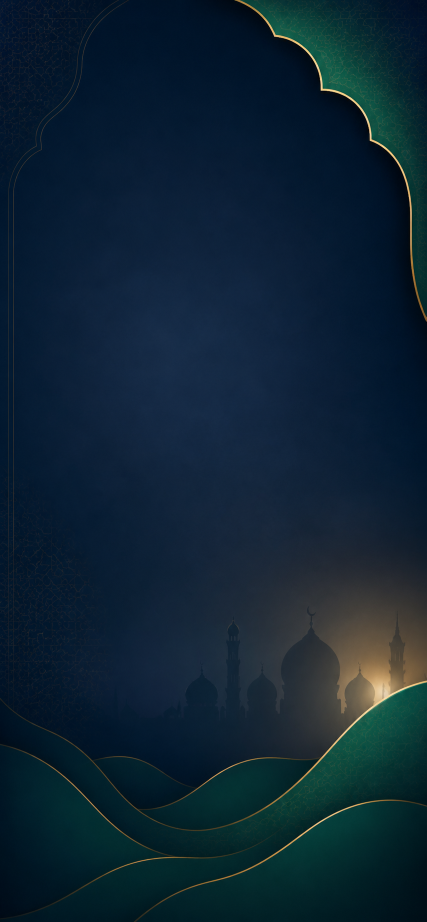
#> input picture store_assets/screenshots/brand_background.png, 853 x 1844 px (shown at 1/2 size)
$ python -i generate_store_screenshots.py   (imports and definitions only)
#> lines starting #> are read from the running program, lines starting #| are printed output that depends on the picture
"""Her Gün İslam için mağazaya yüklenebilir tanıtım görselleri üretir.

Kaynak emülatör görüntülerindeki Android sistem çubuklarını kırpar, uygulama
arayüzünü bozmadan marka arka planına yerleştirir ve her mağaza için ayrı ZIP
ile önizleme sayfası oluşturur.
"""

from __future__ import annotations

from dataclasses import dataclass
from pathlib import Path
from zipfile import ZIP_DEFLATED, ZipFile

from PIL import Image, ImageDraw, ImageFilter, ImageFont, ImageOps


ROOT = Path(__file__).resolve().parents[1]
ASSET_ROOT = ROOT / "store_assets" / "screenshots"
SOURCE_ROOT = ASSET_ROOT / "source"
BACKGROUND_PATH = ASSET_ROOT / "brand_background.png"
ICON_PATH = ROOT / "store_assets" / "play_store_icon_512.png"

FONT_REGULAR = Path(r"C:\Windows\Fonts\segoeui.ttf")
FONT_SEMIBOLD = Path(r"C:\Windows\Fonts\seguisb.ttf")
FONT_BOLD = Path(r"C:\Windows\Fonts\segoeuib.ttf")

NAVY = "#002542"
DEEP_NAVY = "#00192F"
GOLD = "#D5A94E"
IVORY = "#F7F5EF"
MINT = "#A9E8D8"
MAX_FILE_SIZE = 8 * 1024 * 1024


@dataclass(frozen=True)
class Screen:
    source: str
    slug: str
    title: str
    watch_focus_y: float


SCREENS = (
    Screen("01_home.png", "ana_sayfa", "Her güne manevi\nbir başlangıç", 0.20),
    Screen("02_prayer.png", "namaz_vakitleri", "Namaz vakitleri\nher şehirde yanında", 0.23),
    Screen("03_quran.png", "kuran", "Kur’an’ı oku, dinle\nve takip et", 0.24),
    Screen("04_daily_plan.png", "gunluk_plan", "Hedeflerini tamamla,\nserini büyüt", 0.24),
    Screen("05_share.png", "mesaj_paylasimi", "Mesajını tasarla\nve paylaş", 0.36),
    Screen("06_religious_days.png", "dini_gunler", "Dini günleri\nkolayca takip et", 0.24),
    Screen("07_widgets.png", "widgetlar", "Widget’larla\nher an yanında", 0.78),
)


@dataclass(frozen=True)
class StoreSpec:
    name: str
    size: tuple[int, int]
    layout: str
    screenshot_top: int
    screenshot_bottom: int
    max_screenshot_width: int
    brand_y: int
    brand_size: int
    title_y: int
    title_size: int
    title_spacing: int
    radius: int
    shadow_radius: int
    quality: int = 95
    headline_center_x: int | None = None
    screenshot_center_x: int | None = None


SPECS = (
    StoreSpec(
        name="google_play_phone_1080x1920",
        size=(1080, 1920),
        layout="stacked",
        screenshot_top=315,
        screenshot_bottom=1892,
        max_screenshot_width=775,
        brand_y=43,
        brand_size=25,
        title_y=102,
        title_size=56,
        title_spacing=4,
        radius=48,
        shadow_radius=28,
    ),
    StoreSpec(
        name="app_store_iphone_65_1242x2688",
        size=(1242, 2688),
        layout="stacked",
        screenshot_top=425,
        screenshot_bottom=2648,
        max_screenshot_width=1045,
        brand_y=66,
        brand_size=31,
        title_y=145,
        title_size=73,
        title_spacing=7,
        radius=58,
        shadow_radius=38,
    ),
    StoreSpec(
        name="app_store_ipad_13_2064x2752",
        size=(2064, 2752),
        layout="side",
        screenshot_top=235,
        screenshot_bottom=2550,
        max_screenshot_width=1120,
        brand_y=315,
        brand_size=35,
        title_y=610,
        title_size=68,
        title_spacing=11,
        radius=66,
        shadow_radius=46,
        headline_center_x=410,
        screenshot_center_x=1435,
    ),
)

ZIP_NAMES = {
    "google_play_phone_1080x1920": "Her_Gun_Islam_Google_Play_1080x1920.zip",
    "app_store_iphone_65_1242x2688": "Her_Gun_Islam_App_Store_iPhone_65_1242x2688.zip",
    "app_store_ipad_13_2064x2752": "Her_Gun_Islam_App_Store_iPad_13_2064x2752.zip",
    "app_store_watch_ultra3_422x514": "Her_Gun_Islam_App_Store_Watch_422x514.zip",
}


def font(path: Path, size: int) -> ImageFont.FreeTypeFont:
    return ImageFont.truetype(str(path if path.exists() else FONT_REGULAR), size=size)


def cover(image: Image.Image, size: tuple[int, int], centering=(0.5, 0.5)) -> Image.Image:
#> called with size = (422, 514), centering = (0.5, 0.48)
    return ImageOps.fit(
        image.convert("RGB"),
        size,
        method=Image.Resampling.LANCZOS,
        centering=centering,
    )
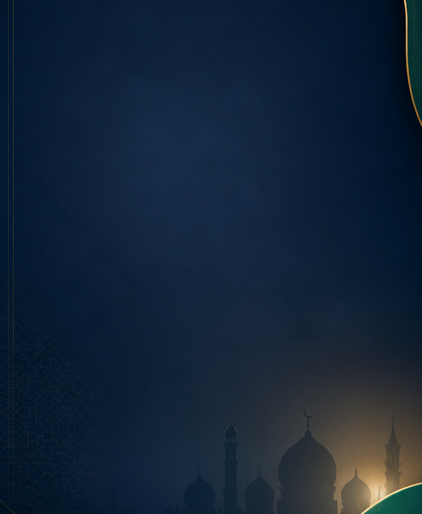
#> returned value: PIL image 422x514 RGB; mean R, G, B 19, 36, 55


# [23 lines left out: functions crop_android_system_ui, draw_centered_multiline, not called in this run]


def paste_logo(canvas: Image.Image, center: tuple[int, int], size: int) -> None:
    icon = Image.open(ICON_PATH).convert("RGB").resize((size, size), Image.Resampling.LANCZOS)
    mask = Image.new("L", (size, size), 0)
    ImageDraw.Draw(mask).ellipse((0, 0, size - 1, size - 1), fill=255)
    x = center[0] - size // 2
    y = center[1] - size // 2
    layer = Image.new("RGBA", canvas.size, (0, 0, 0, 0))
    layer.paste(icon.convert("RGBA"), (x, y), mask)
    canvas.alpha_composite(layer)
    ImageDraw.Draw(canvas).ellipse(
        (x - 2, y - 2, x + size + 1, y + size + 1),
        outline=(213, 169, 78, 225),
        width=max(2, size // 35),
    )


def add_header_veil(canvas: Image.Image, bottom: int, alpha: int) -> None:
#> called with bottom = 126, alpha = 112
    veil = Image.new("RGBA", canvas.size, (0, 0, 0, 0))
#> veil: PIL image 422x514 RGBA; every value is 0
    draw = ImageDraw.Draw(veil)
    draw.rectangle((0, 0, canvas.width, bottom), fill=(0, 18, 35, alpha))
    canvas.alpha_composite(veil)
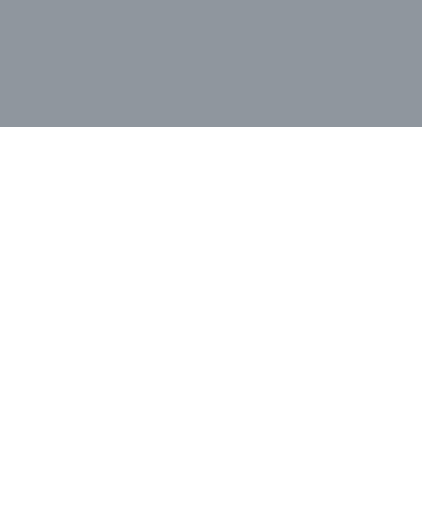
#> veil: PIL image 422x514 RGBA; mean R, G, B, A 0, 4.4, 8.6, 27.7; transparent parts drawn white


# [83 lines left out: functions paste_rounded_screenshot, build_store_image, not called in this run]


def build_watch_image(screen: Screen) -> Image.Image:
    size = (422, 514)
    background = cover(Image.open(BACKGROUND_PATH), size, centering=(0.5, 0.48)).convert("RGBA")
    add_header_veil(background, 126, 112)
    paste_logo(background, (31, 30), 34)

    draw = ImageDraw.Draw(background)
    brand_font = font(FONT_SEMIBOLD, 10)
    title_font = font(FONT_BOLD, 22)
    draw.text((55, 18), "HER GÜN İSLAM", font=brand_font, fill=GOLD)
    title_bbox = draw_centered_multiline(draw, screen.title, size[0] // 2, 45, title_font, IVORY, 2)
    line_y = min(116, title_bbox[3] + 7)
    draw.rounded_rectangle((190, line_y, 232, line_y + 3), radius=2, fill=GOLD)

    frame = (20, 126, 402, 500)
    frame_size = (frame[2] - frame[0], frame[3] - frame[1])
    source = crop_android_system_ui(Image.open(SOURCE_ROOT / screen.source))
    screenshot = ImageOps.fit(
        source,
        frame_size,
        method=Image.Resampling.LANCZOS,
        centering=(0.5, screen.watch_focus_y),
    ).convert("RGBA")

    shadow = Image.new("RGBA", size, (0, 0, 0, 0))
    ImageDraw.Draw(shadow).rounded_rectangle(
        (frame[0] - 3, frame[1] + 6, frame[2] + 3, frame[3] + 9),
        radius=25,
        fill=(0, 12, 25, 170),
    )
    background.alpha_composite(shadow.filter(ImageFilter.GaussianBlur(11)))

    mask = Image.new("L", frame_size, 0)
    ImageDraw.Draw(mask).rounded_rectangle((0, 0, frame_size[0] - 1, frame_size[1] - 1), radius=23, fill=255)
    layer = Image.new("RGBA", size, (0, 0, 0, 0))
    layer.paste(screenshot, (frame[0], frame[1]), mask)
    background.alpha_composite(layer)
    ImageDraw.Draw(background).rounded_rectangle(frame, radius=23, outline=(213, 169, 78, 230), width=2)
    return background.convert("RGB")


# [115 lines left out: functions clean_jpegs, save_jpeg, build_contact_sheet, make_zip, validate_set, write_readme and 1 more, not called in this run]


# [2 lines not run here, left out]

#> (the run stopped early here; a loop or call above may not have finished)
